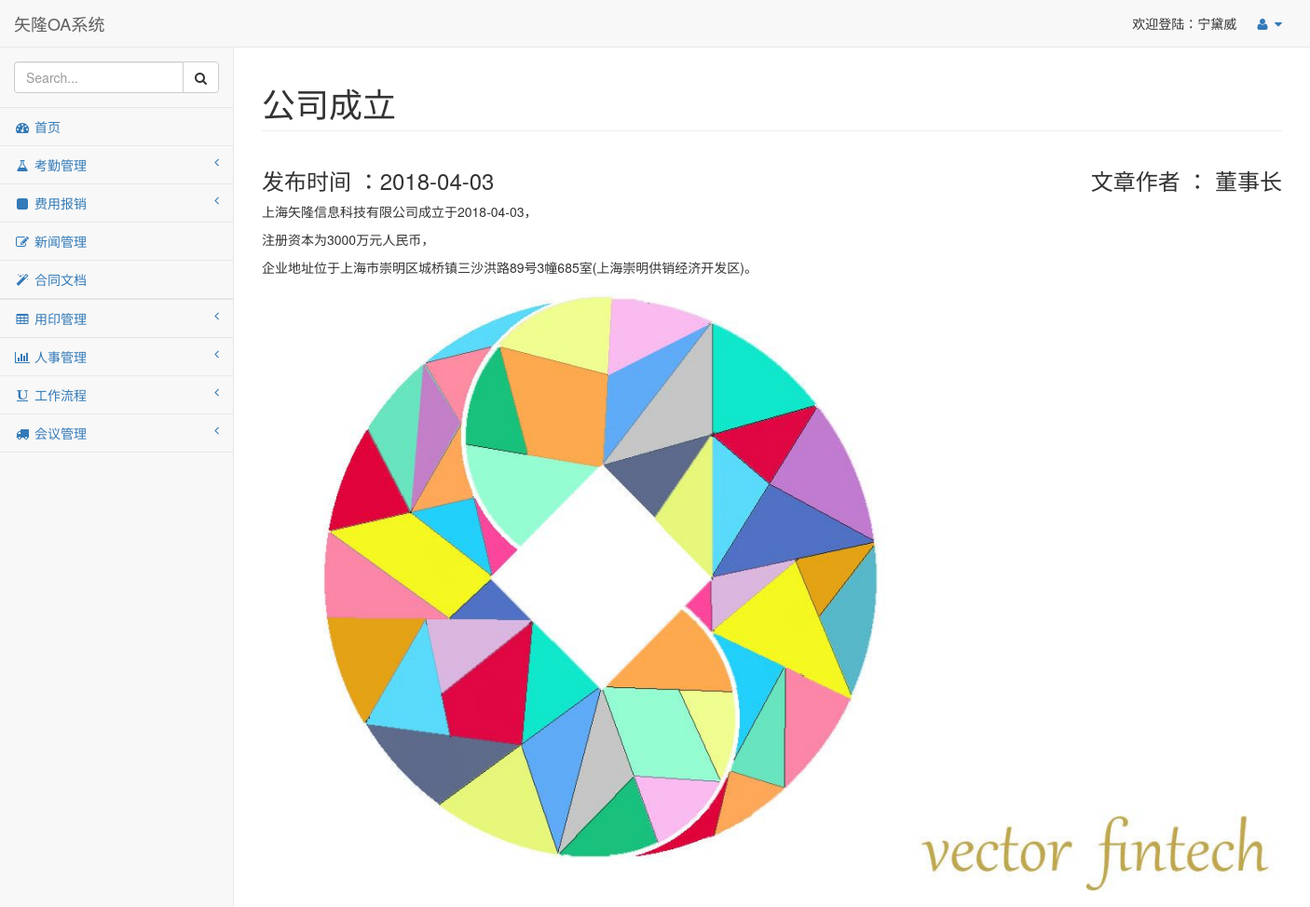
Page /news_info/1/ (signed in) on the committed database.
### FlaskOAPro/OAPro/models.py (models this page shows, shortened)
class Base(db.Model):
    __abstract__ = True
    id = db.Column(db.Integer, primary_key=True, autoincrement=True)

class Person(Base):
    username = db.Column(db.String(32), unique=True)  # 登陆名 必填 不可以重复
    password = db.Column(db.String(32))  # 密码 必填
    nick_name = db.Column(db.String(32)) # 姓名 必填
    age = db.Column(db.Integer,nullable=True) # 年龄 注册后完善 可以为null
    gender = db.Column(db.String(16),nullable = True) # 性别 注册后完善 可以为null
    skill = db.Column(db.String(128),nullable = True) #擅长  注册后完善 可以为null
    phone = db.Column(db.String(16),nullable = True) # 电话 注册后完善 可以为null
    email = db.Column(db.String(32),nullable = True) # 邮箱 注册后完善 可以为null
    address = db.Column(db.Text,nullable = True) # 用户地址 注册后完善 可以为null
    score = db.Column(db.Float,default=1) #绩效 默认为1
    position_id = db.Column(db.Integer,db.ForeignKey("position.id")) #Position 职位表外键
    p_attendance = db.relationship(
        "Attendance",
        backref = "a_person"
    ) # 反向映射 假条表
    p_expense = db.relationship(
        "Expense",
        backref="e_person"
    )  # 反向映射 报销表
    p_seal = db.relationship(
        "Seal",
        backref="s_person"
    )  # 反向映射 公章表
    p_handle = db.relationship(
        "Handle",
        backref="h_person"
    )  # 反向映射 流程表

class Position(Base):
    p_name = db.Column(db.String(32)) #名称
    p_description = db.Column(db.Text) #描述
    p_level = db.Column(db.Integer) #职级
    p_person = db.relationship(
        "Person",
        backref="p_position"
    ) #反向映射向 员工
    department_id = db.Column(db.Integer, db.ForeignKey("department.id")) #外键指向部门表
    p_permission = db.relationship(
        "Permission",
        secondary="pos_per",
        backref="p_position"
    ) #反向映射权限表，中间表是pos_per

class News(Base):
    title = db.Column(db.String(32))
    author = db.Column(db.String(32))
    content = db.Column(db.Text)
    public_time = db.Column(db.Date)
    picture = db.Column(db.String(128),nullable = True)

### FlaskOAPro/OAPro/views.py (the view, shortened to what this page needs)
@OAPrint.route("/news_info/<int:id>/", methods=["POST", "GET"])
@loginValid
def news_info(id):
    article = News.query.get(id)
    return render_template("news_info.html", article=article)

### FlaskOAPro/OAPro/views.py (called while the page is built)
def loginValid(fun):
    @wraps(fun)
    def inner(*args,**kwargs):
        username = request.cookies.get("username")
        user_id = request.cookies.get("userid")
        if username and user_id: # 校验cookie有值
            user = Person.query.get(int(user_id))
            if user:
                if user.username == username: # 校验cookie的用户名和数据库当时在的用户名是对应的
                    return fun(*args, **kwargs) # 返回函数
        return redirect("/login/")
    return inner

### FlaskOAPro/templates/news_info.html (shortened to what this page needs)
{% extends  "base.html" %}
{% block label %}
    {{ article.title }}
{% endblock %}
{% block content %}
    <div class="row">
        <h3 class="pull-left">
            发布时间 ：{{ article.public_time }}
        </h3>
        <h3 class="pull-right">
            文章作者 ： {{ article.author }}
        </h3>
    </div>
    <div class="row">
        {{ article.content|safe }}
    </div>
    <div class="row">
         <img src="/static/{{ article.picture }}">
    </div>
{% endblock %}

### FlaskOAPro/templates/base.html (shortened to what this page needs)
<!DOCTYPE html>
<html lang="en">
<head>
    <link href="/static/vendor/bootstrap/css/bootstrap.min.css" rel="stylesheet">
    <link href="/static/vendor/metisMenu/metisMenu.min.css" rel="stylesheet">
    <link href="/static/dist/css/sb-admin-2.css" rel="stylesheet">
    <link href="/static/vendor/morrisjs/morris.css" rel="stylesheet">
    <link href="/static/vendor/font-awesome/css/font-awesome.min.css" rel="stylesheet" type="text/css">
</head>
<body>
    <div id="wrapper">
        <nav class="navbar navbar-default navbar-static-top" role="navigation" style="margin-bottom: 0">
            <div class="navbar-header">
                <a class="navbar-brand" href="index.html">矢隆OA系统</a>
            </div>
            <ul class="nav navbar-top-links navbar-right">
                <li>欢迎登陆：{{ page_process().name }}</li>
                <li class="dropdown">
                    <a class="dropdown-toggle" data-toggle="dropdown" href="#">
                        <i class="fa fa-user fa-fw"></i> <i class="fa fa-caret-down"></i>
                    </a>
                </li>
            </ul>
            <div class="navbar-default sidebar" role="navigation">
                <div class="sidebar-nav navbar-collapse">
                    <ul class="nav" id="side-menu">
                        <li class="sidebar-search">
                            <div class="input-group custom-search-form">
                                <input type="text" class="form-control" placeholder="Search...">
                                <span class="input-group-btn">
                                <button class="btn btn-default" type="button">
                                    <i class="fa fa-search"></i>
                                </button>
                            </span>
                            </div>
                        </li>
                        <li>
                            <a href="/"><i class="fa fa-dashboard fa-fw"></i> 首页</a>
                        </li>
                        <li>
                            <a href="#"><i class="fa fa-flask fa-fw"></i> 考勤管理<span class="fa arrow"></span></a>
                        </li>
                        <li>
                            <a href="#"><i class="fa fa-square fa-fw"></i> 费用报销<span class="fa arrow"></span></a>
                        </li>
                        <li>
                            <a href="/news/"><i class="fa fa-edit fa-fw"></i> 新闻管理</a>
                        </li>
                        <li>
                            <a href="/doc/"><i class="fa fa-magic fa-fw"></i> 合同文档</a>
                        </li>
                        <li>
                        <li>
                            <a href="#"><i class="fa fa-table fa-fw"></i> 用印管理<span class="fa arrow"></span></a>
                        </li>
                        <li>
                            <a href="#"><i class="fa fa-bar-chart-o fa-fw"></i> 人事管理<span class="fa arrow"></span></a>
                        </li>
                        <li>
                            <a href="#"><i class="fa fa-underline fa-fw"></i> 工作流程<span class="fa arrow"></span></a>
                        </li>
                        <li>
                            <a href="#"><i class="fa fa-truck fa-fw"></i> 会议管理<span class="fa arrow"></span></a>
                        </li>
                    </ul>
                </div>
            </div>
        </nav>
        <div id="page-wrapper">
            <div class="row">
                <div class="col-lg-12">
                    <h1 class="page-header">
                        {% block label %}
                        {% endblock %}
                    </h1>
                </div>
            </div>
            <div class="container-fluid">
                {% block content %}
                {% endblock %}
            </div>
        </div>
    </div>
</body>
</html>

### rows in the picture
Person: nick_name.p_level "宁黛威"
News: title "公司成立", public_time "2018-04-03", author "董事长", content "上海矢隆信息科技有限公司成立于2018-04-03， 注册资本为3000万元人民币， 企业地址位于上海市崇明区城桥镇三沙洪路89号3幢685室(上海崇明供销经济开发区)。", picture (picture)
